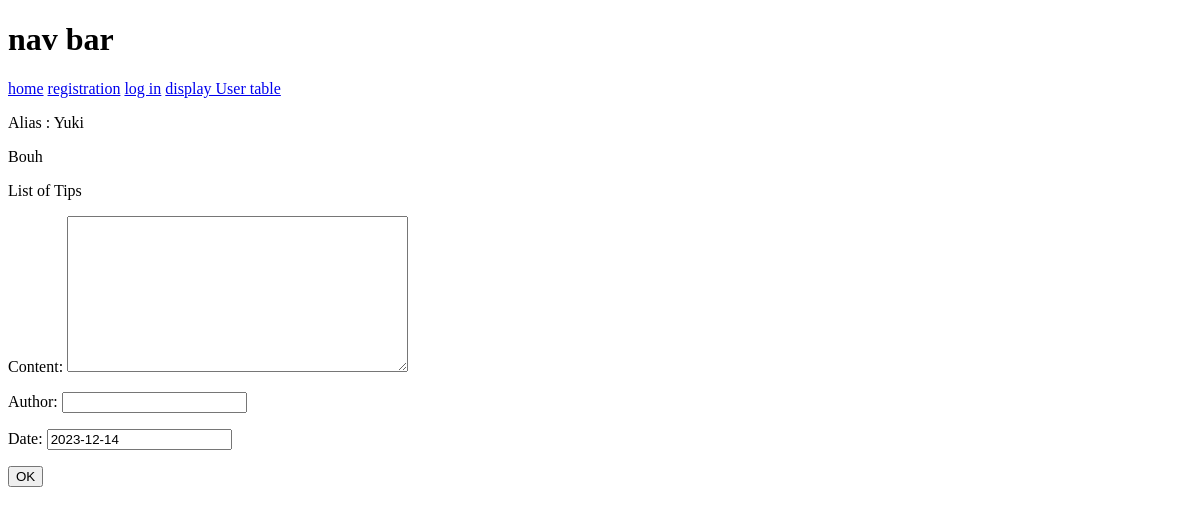
Before: / with the older database file.
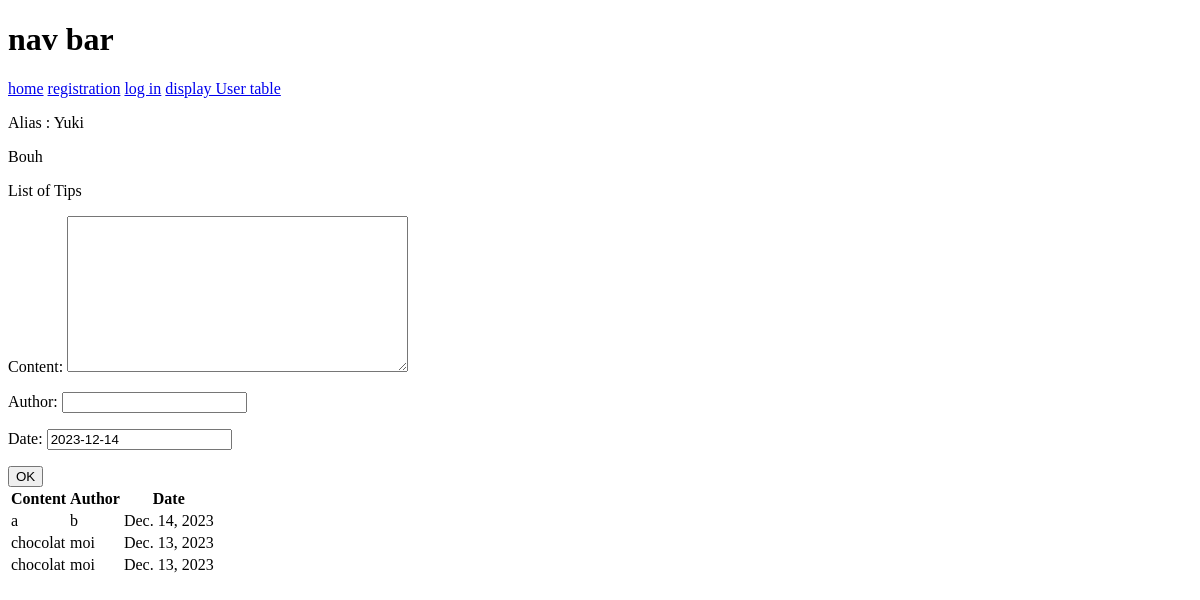
After: the same page with the newer database file.
### ex/models.py (models this page shows)
class Tip(models.Model):
    class Meta:
        db_table = 'tip'
    content = models.TextField()
    author = models.CharField(max_length=64)
    date = models.DateField(default=date.today())

### ex/views.py (the view, shortened to what this page needs)
# urls.py: path("", views.tips, name="index"),
def tips(request):
    context = {
        'alias': request.session['name'],
        'tip_lst': [],
        'form_tip': TipForm(),
        'message': "List of Tips",
    }
    try:
        tip_lst = Tip.objects.all().values()
        context.update({'tip_lst': tip_lst})
    except Exception as err:
        message = f"No data available because: {err}"
        context.update({'message': message})
    return render(request, "ex/index.html", context)

### ex/forms.py
class TipForm(ModelForm):
    class Meta:
        model = Tip
        fields = ["content", "author", "date"]

### ex/random_alias.py (called while the page is built)
def random_alias():
    rdint = random.randint(0, 9)
    return settings.ANONIMOUS_ALIASES[rdint]

### ex/templates/ex/index.html (shortened to what this page needs)
{% extends 'ex/base.html' %}
{% load static %}
{% block content %}
<p>Alias : {{alias}}</p>
{% include 'ex/tip.html' %}
{% endblock content %}

### ex/templates/ex/base.html (shortened to what this page needs)
<!DOCTYPE html>
<html lang="en">
    <head>
    </head>
    <body>
        {% include 'ex/nav.html' %}
        {% block content %}{% endblock content %}
    </body>
</html>

### ex/templates/ex/nav.html
{% load static %}
<div>
    <h1>nav bar</h1>
    <a href="/">home</a>
    <a href="/registration">registration</a>
    <a href="/login">log in</a>
    <a href="/display">display User table</a>
</div>

### ex/templates/ex/tip.html (shortened to what this page needs)
<div>
    <p>Bouh</p>
    <p>{{ message }}</p>
    <form action="" method="post">
        {{ form_tip.as_p }}
        <input type="submit" value="OK">
    </form>
    {% if tip_lst %}
    <table>
        <tr>
            <th>Content</th>
            <th>Author</th>
            <th>Date</th>
        </tr>
        {% for tip in tip_lst %}
        <tr>
            <td>{{tip.content}}</td>
            <td>{{tip.author}}</td>
            <td>{{tip.date}}</td>
        </tr>
        {% endfor %}
    </table>
    {% endif %}
</div>

Changed rows visible on the page:
added Tip: content "a", author "b", date "Dec. 14, 2023"
added Tip: content "chocolat", author "moi", date "Dec. 13, 2023"
added Tip: content "chocolat", author "moi", date "Dec. 13, 2023"
Other visible differences:
text now shown: "Content Author Date"
